Frame 1 (no input): blank canvas, image omitted
Frame 60 (the mouse pressed at the canvas centre just before this capture): blank canvas, image omitted
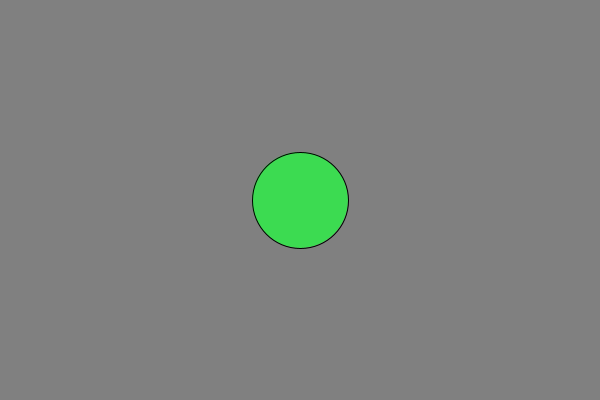
Frame 120 (the mouse held since frame 60 and released just before this capture)

The Processing sketch whose frames 1 and 60 were blank and that drew this single picture after the mouse press (run headless with seeded random() and noise(); from frame 60 on, the mouse is pressed at the canvas centre):

// Processing sketch: CreatingShapesClasses
// ── CreatingShapesClasses.pde
Shape[] listOfShapes;
int current = 0;
int x = (int) random( width );
int y = (int) random( height );
void setup() {
  size( 600, 400 );
  listOfShapes = new Shape[1000];
}

void draw() {
  background( 128 );
  for ( int i = 0; i < current; i++)
  {
    listOfShapes[i].render();
  }
}

void mousePressed()
{
  listOfShapes[current] = new Shape(mouseX, mouseY);
  current++;
}
void keyPressed() 
{
  if (keyCode == DELETE) {
    if (current > 0)
    {
      for (int i = current; i > current; i--)
      {
        listOfShapes[current] = listOfShapes[current-1];
      }
      current--;
    }
  }
  if (key == 'r' || key == 'R') {
    current = 0;
    /*  while (current > 0)  
     {
     for (int i = current; i > current; i--)
     {
     listOfShapes[current] = listOfShapes[current-1];
     }
     current--;
     }
     current = 0;
     listOfShapes = new Shape[1000];*/
     }
  }


// ── Shape.pde
class Shape
{
  int y;
  int x;
  int size;
  int r;
  int g;
  int b;
  //Contructor
  Shape(int newX, int newY) {
    x = newX;
    y = newY;
    size = (int) random(20, 100);
    r = (int) random(256);
    g = (int) random(256);
    b = (int) random(256);
  }

  void render() {

    stroke( 0 );
    fill( r, g, b );
    
    if (r <= 125 )
    {
      ellipse( x, y, size, size);
    } 
    else if (r <= 255)
    {
      rect( x - (size/2), y - (size/2) , size, size);
    }
  }
}
